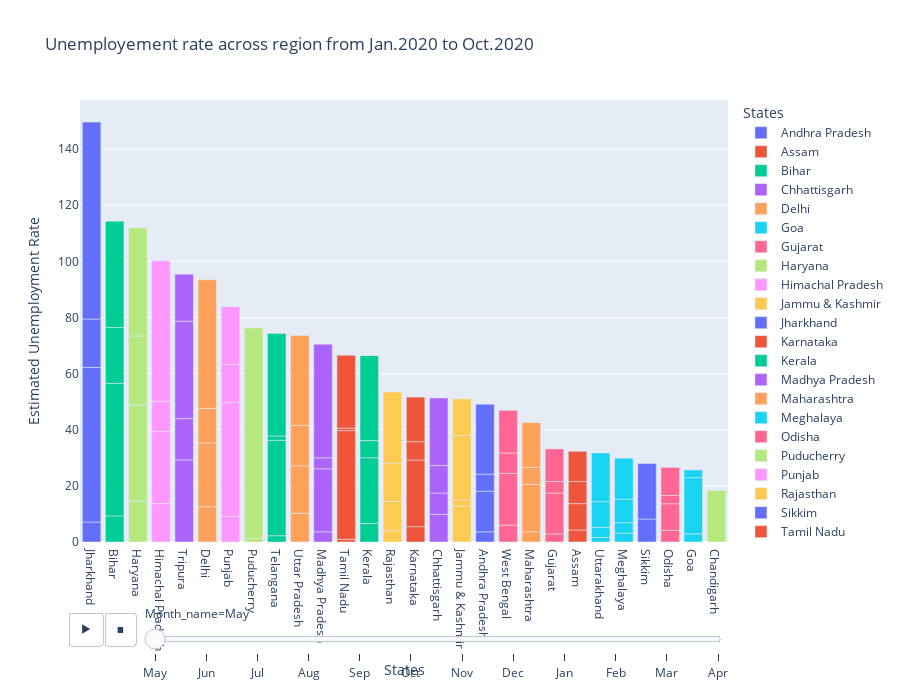

The notebook cell this image was saved under:
### Code cell
#Animated bar plot of Unemployment rate across region from Jan.2020 to oct.2020
plt.figure(figsize=(12,10))
fig = px.bar(df, x= 'States', y='Estimated Unemployment Rate',animation_frame='Month_name', color='States', title = 'Unemployement rate across region from Jan.2020 to Oct.2020',height=700,template = 'plotly')
fig.update_layout(xaxis={'categoryorder':'total descending'})
fig.layout.updatemenus[0].buttons[0].args[1]["frame"]["duration"] = 2000
fig.show()

### Figure 1 — Plotly figure (JSON) as saved in the notebook; plotly's stock layout.template omitted (floating-point values rounded to 4 significant figures)
{"data": [{"alignmentgroup": "True", "hovertemplate": "States=%{x}<br>Month_name=May<br>Estimated Unemployment Rate=%{y}<extra></extra>", "legendgroup": "Andhra Pradesh", "marker": {"color": "#636efa", "pattern": {"shape": ""}}, "name": "Andhra Pradesh", "offsetgroup": "Andhra Pradesh", "orientation": "v", "showlegend": true, "textposition": "auto", "type": "bar", "x": ["Andhra Pradesh", "Andhra Pradesh", "Andhra Pradesh", "Andhra Pradesh"], "xaxis": "x", "y": [3.65, 14.46, 6.09, 24.91], "yaxis": "y"}, {"alignmentgroup": "True", "hovertemplate": "States=%{x}<br>Month_name=May<br>Estimated Unemployment Rate=%{y}<extra></extra>", "legendgroup": "Assam", "marker": {"color": "#EF553B", "pattern": {"shape": ""}}, "name": "Assam", "offsetgroup": "Assam", "orientation": "v", "showlegend": true, "textposition": "auto", "type": "bar", "x": ["Assam", "Assam", "Assam", "Assam"], "xaxis": "x", "y": [4.29, 9.38, 7.87, 10.77], "yaxis": "y"}, {"alignmentgroup": "True", "hovertemplate": "States=%{x}<br>Month_name=May<br>Estimated Unemployment Rate=%{y}<extra></extra>", "legendgroup": "Bihar", "marker": {"color": "#00cc96", "pattern": {"shape": ""}}, "name": "Bihar", "offsetgroup": "Bihar", "orientation": "v", "showlegend": true, "textposition": "auto", "type": "bar", "x": ["Bihar", "Bihar", "Bihar", "Bihar"], "xaxis": "x", "y": [9.27, 47.26, 19.9, 37.87], "yaxis": "y"}, {"alignmentgroup": "True", "hovertemplate": "States=%{x}<br>Month_name=May<br>Estimated Unemployment Rate=%{y}<extra></extra>", "legendgroup": "Chhattisgarh", "marker": {"color": "#ab63fa", "pattern": {"shape": ""}}, "name": "Chhattisgarh", "offsetgroup": "Chhattisgarh", "orientation": "v", "showlegend": true, "textposition": "auto", "type": "bar", "x": ["Chhattisgarh", "Chhattisgarh", "Chhattisgarh", "Chhattisgarh"], "xaxis": "x", "y": [9.82, 7.64, 9.77, 24.1], "yaxis": "y"}, {"alignmentgroup": "True", "hovertemplate": "States=%{x}<br>Month_name=May<br>Estimated Unemployment Rate=%{y}<extra></extra>", "legendgroup": "Delhi", "marker": {"color": "#FFA15A", "pattern": {"shape": ""}}, "name": "Delhi", "offsetgroup": "Delhi", "orientation": "v", "showlegend": true, "textposition": "auto", "type": "bar", "x": ["Delhi", "Delhi", "Delhi", "Delhi"], "xaxis": "x", "y": [12.56, 22.76, 12.31, 45.78], "yaxis": "y"}, {"alignmentgroup": "True", "hovertemplate": "States=%{x}<br>Month_name=May<br>Estimated Unemployment Rate=%{y}<extra></extra>", "legendgroup": "Goa", "marker": {"color": "#19d3f3", "pattern": {"shape": ""}}, "name": "Goa", "offsetgroup": "Goa", "orientation": "v", "showlegend": true, "textposition": "auto", "type": "bar", "x": ["Goa", "Goa", "Goa"], "xaxis": "x", "y": [2.91, 20, 2.75], "yaxis": "y"}, {"alignmentgroup": "True", "hovertemplate": "States=%{x}<br>Month_name=May<br>Estimated Unemployment Rate=%{y}<extra></extra>", "legendgroup": "Gujarat", "marker": {"color": "#FF6692", "pattern": {"shape": ""}}, "name": "Gujarat", "offsetgroup": "Gujarat", "orientation": "v", "showlegend": true, "textposition": "auto", "type": "bar", "x": ["Gujarat", "Gujarat", "Gujarat", "Gujarat"], "xaxis": "x", "y": [2.88, 14.58, 4.09, 11.62], "yaxis": "y"}, {"alignmentgroup": "True", "hovertemplate": "States=%{x}<br>Month_name=May<br>Estimated Unemployment Rate=%{y}<extra></extra>", "legendgroup": "Haryana", "marker": {"color": "#B6E880", "pattern": {"shape": ""}}, "name": "Haryana", "offsetgroup": "Haryana", "orientation": "v", "showlegend": true, "textposition": "auto", "type": "bar", "x": ["Haryana", "Haryana", "Haryana", "Haryana"], "xaxis": "x", "y": [14.54, 34.22, 24.67, 38.46], "yaxis": "y"}, {"alignmentgroup": "True", "hovertemplate": "States=%{x}<br>Month_name=May<br>Estimated Unemployment Rate=%{y}<extra></extra>", "legendgroup": "Himachal Pradesh", "marker": {"color": "#FF97FF", "pattern": {"shape": ""}}, "name": "Himachal Pradesh", "offsetgroup": "Himachal Pradesh", "orientation": "v", "showlegend": true, "textposition": "auto", "type": "bar", "x": ["Himachal Pradesh", "Himachal Pradesh", "Himachal Pradesh", "Himachal Pradesh"], "xaxis": "x", "y": [13.68, 25.64, 10.88, 50], "yaxis": "y"}, {"alignmentgroup": "True", "hovertemplate": "States=%{x}<br>Month_name=May<br>Estimated Unemployment Rate=%{y}<extra></extra>", "legendgroup": "Jammu & Kashmir", "marker": {"color": "#FECB52", "pattern": {"shape": ""}}, "name": "Jammu & Kashmir", "offsetgroup": "Jammu & Kashmir", "orientation": "v", "showlegend": true, "textposition": "auto", "type": "bar", "x": ["Jammu & Kashmir", "Jammu & Kashmir", "Jammu & Kashmir", "Jammu & Kashmir"], "xaxis": "x", "y": [12.78, 2.22, 23.04, 12.96], "yaxis": "y"}, {"alignmentgroup": "True", "hovertemplate": "States=%{x}<br>Month_name=May<br>Estimated Unemployment Rate=%{y}<extra></extra>", "legendgroup": "Jharkhand", "marker": {"color": "#636efa", "pattern": {"shape": ""}}, "name": "Jharkhand", "offsetgroup": "Jharkhand", "orientation": "v", "showlegend": true, "textposition": "auto", "type": "bar", "x": ["Jharkhand", "Jharkhand", "Jharkhand", "Jharkhand"], "xaxis": "x", "y": [7.11, 55.1, 17.23, 70.17], "yaxis": "y"}, {"alignmentgroup": "True", "hovertemplate": "States=%{x}<br>Month_name=May<br>Estimated Unemployment Rate=%{y}<extra></extra>", "legendgroup": "Karnataka", "marker": {"color": "#EF553B", "pattern": {"shape": ""}}, "name": "Karnataka", "offsetgroup": "Karnataka", "orientation": "v", "showlegend": true, "textposition": "auto", "type": "bar", "x": ["Karnataka", "Karnataka", "Karnataka", "Karnataka"], "xaxis": "x", "y": [5.46, 23.72, 6.56, 15.88], "yaxis": "y"}, {"alignmentgroup": "True", "hovertemplate": "States=%{x}<br>Month_name=May<br>Estimated Unemployment Rate=%{y}<extra></extra>", "legendgroup": "Kerala", "marker": {"color": "#00cc96", "pattern": {"shape": ""}}, "name": "Kerala", "offsetgroup": "Kerala", "orientation": "v", "showlegend": true, "textposition": "auto", "type": "bar", "x": ["Kerala", "Kerala", "Kerala", "Kerala"], "xaxis": "x", "y": [6.63, 23.38, 6.11, 30.28], "yaxis": "y"}, {"alignmentgroup": "True", "hovertemplate": "States=%{x}<br>Month_name=May<br>Estimated Unemployment Rate=%{y}<extra></extra>", "legendgroup": "Madhya Pradesh", "marker": {"color": "#ab63fa", "pattern": {"shape": ""}}, "name": "Madhya Pradesh", "offsetgroup": "Madhya Pradesh", "orientation": "v", "showlegend": true, "textposition": "auto", "type": "bar", "x": ["Madhya Pradesh", "Madhya Pradesh", "Madhya Pradesh", "Madhya Pradesh"], "xaxis": "x", "y": [3.63, 22.46, 3.91, 40.49], "yaxis": "y"}, {"alignmentgroup": "True", "hovertemplate": "States=%{x}<br>Month_name=May<br>Estimated Unemployment Rate=%{y}<extra></extra>", "legendgroup": "Maharashtra", "marker": {"color": "#FFA15A", "pattern": {"shape": ""}}, "name": "Maharashtra", "offsetgroup": "Maharashtra", "orientation": "v", "showlegend": true, "textposition": "auto", "type": "bar", "x": ["Maharashtra", "Maharashtra", "Maharashtra", "Maharashtra"], "xaxis": "x", "y": [3.67, 16.89, 6.08, 15.92], "yaxis": "y"}, {"alignmentgroup": "True", "hovertemplate": "States=%{x}<br>Month_name=May<br>Estimated Unemployment Rate=%{y}<extra></extra>", "legendgroup": "Meghalaya", "marker": {"color": "#19d3f3", "pattern": {"shape": ""}}, "name": "Meghalaya", "offsetgroup": "Meghalaya", "orientation": "v", "showlegend": true, "textposition": "auto", "type": "bar", "x": ["Meghalaya", "Meghalaya", "Meghalaya", "Meghalaya"], "xaxis": "x", "y": [3.16, 3.73, 8.4, 14.58], "yaxis": "y"}, {"alignmentgroup": "True", "hovertemplate": "States=%{x}<br>Month_name=May<br>Estimated Unemployment Rate=%{y}<extra></extra>", "legendgroup": "Odisha", "marker": {"color": "#FF6692", "pattern": {"shape": ""}}, "name": "Odisha", "offsetgroup": "Odisha", "orientation": "v", "showlegend": true, "textposition": "auto", "type": "bar", "x": ["Odisha", "Odisha", "Odisha", "Odisha"], "xaxis": "x", "y": [4.17, 9.45, 2.95, 10], "yaxis": "y"}, {"alignmentgroup": "True", "hovertemplate": "States=%{x}<br>Month_name=May<br>Estimated Unemployment Rate=%{y}<extra></extra>", "legendgroup": "Puducherry", "marker": {"color": "#B6E880", "pattern": {"shape": ""}}, "name": "Puducherry", "offsetgroup": "Puducherry", "orientation": "v", "showlegend": true, "textposition": "auto", "type": "bar", "x": ["Puducherry", "Puducherry", "Puducherry"], "xaxis": "x", "y": [0, 1.25, 75], "yaxis": "y"}, {"alignmentgroup": "True", "hovertemplate": "States=%{x}<br>Month_name=May<br>Estimated Unemployment Rate=%{y}<extra></extra>", "legendgroup": "Punjab", "marker": {"color": "#FF97FF", "pattern": {"shape": ""}}, "name": "Punjab", "offsetgroup": "Punjab", "orientation": "v", "showlegend": true, "textposition": "auto", "type": "bar", "x": ["Punjab", "Punjab", "Punjab", "Punjab"], "xaxis": "x", "y": [9.17, 40.59, 13.49, 20.54], "yaxis": "y"}, {"alignmentgroup": "True", "hovertemplate": "States=%{x}<br>Month_name=May<br>Estimated Unemployment Rate=%{y}<extra></extra>", "legendgroup": "Rajasthan", "marker": {"color": "#FECB52", "pattern": {"shape": ""}}, "name": "Rajasthan", "offsetgroup": "Rajasthan", "orientation": "v", "showlegend": true, "textposition": "auto", "type": "bar", "x": ["Rajasthan", "Rajasthan", "Rajasthan", "Rajasthan"], "xaxis": "x", "y": [4.03, 10.45, 13.62, 25.35], "yaxis": "y"}, {"alignmentgroup": "True", "hovertemplate": "States=%{x}<br>Month_name=May<br>Estimated Unemployment Rate=%{y}<extra></extra>", "legendgroup": "Sikkim", "marker": {"color": "#636efa", "pattern": {"shape": ""}}, "name": "Sikkim", "offsetgroup": "Sikkim", "orientation": "v", "showlegend": true, "textposition": "auto", "type": "bar", "x": ["Sikkim", "Sikkim"], "xaxis": "x", "y": [8.2, 19.75], "yaxis": "y"}, {"alignmentgroup": "True", "hovertemplate": "States=%{x}<br>Month_name=May<br>Estimated Unemployment Rate=%{y}<extra></extra>", "legendgroup": "Tamil Nadu", "marker": {"color": "#EF553B", "pattern": {"shape": ""}}, "name": "Tamil Nadu", "offsetgroup": "Tamil Nadu", "orientation": "v", "showlegend": true, "textposition": "auto", "type": "bar", "x": ["Tamil Nadu", "Tamil Nadu", "Tamil Nadu", "Tamil Nadu"], "xaxis": "x", "y": [0.97, 38.73, 0.89, 25.95], "yaxis": "y"}, {"alignmentgroup": "True", "hovertemplate": "States=%{x}<br>Month_name=May<br>Estimated Unemployment Rate=%{y}<extra></extra>", "legendgroup": "Telangana", "marker": {"color": "#00cc96", "pattern": {"shape": ""}}, "name": "Telangana", "offsetgroup": "Telangana", "orientation": "v", "showlegend": true, "textposition": "auto", "type": "bar", "x": ["Telangana", "Telangana", "Telangana", "Telangana"], "xaxis": "x", "y": [2.23, 34.01, 1.52, 36.57], "yaxis": "y"}, {"alignmentgroup": "True", "hovertemplate": "States=%{x}<br>Month_name=May<br>Estimated Unemployment Rate=%{y}<extra></extra>", "legendgroup": "Tripura", "marker": {"color": "#ab63fa", "pattern": {"shape": ""}}, "name": "Tripura", "offsetgroup": "Tripura", "orientation": "v", "showlegend": true, "textposition": "auto", "type": "bar", "x": ["Tripura", "Tripura", "Tripura", "Tripura"], "xaxis": "x", "y": [29.25, 14.71, 34.69, 16.78], "yaxis": "y"}, {"alignmentgroup": "True", "hovertemplate": "States=%{x}<br>Month_name=May<br>Estimated Unemployment Rate=%{y}<extra></extra>", "legendgroup": "Uttar Pradesh", "marker": {"color": "#FFA15A", "pattern": {"shape": ""}}, "name": "Uttar Pradesh", "offsetgroup": "Uttar Pradesh", "orientation": "v", "showlegend": true, "textposition": "auto", "type": "bar", "x": ["Uttar Pradesh", "Uttar Pradesh", "Uttar Pradesh", "Uttar Pradesh"], "xaxis": "x", "y": [10.26, 16.89, 14.4, 32.06], "yaxis": "y"}, {"alignmentgroup": "True", "hovertemplate": "States=%{x}<br>Month_name=May<br>Estimated Unemployment Rate=%{y}<extra></extra>", "legendgroup": "Uttarakhand", "marker": {"color": "#19d3f3", "pattern": {"shape": ""}}, "name": "Uttarakhand", "offsetgroup": "Uttarakhand", "orientation": "v", "showlegend": true, "textposition": "auto", "type": "bar", "x": ["Uttarakhand", "Uttarakhand", "Uttarakhand", "Uttarakhand"], "xaxis": "x", "y": [1.63, 3.57, 9.17, 17.36], "yaxis": "y"}, {"alignmentgroup": "True", "hovertemplate": "States=%{x}<br>Month_name=May<br>Estimated Unemployment Rate=%{y}<extra></extra>", "legendgroup": "West Bengal", "marker": {"color": "#FF6692", "pattern": {"shape": ""}}, "name": "West Bengal", "offsetgroup": "West Bengal", "orientation": "v", "showlegend": true, "textposition": "auto", "type": "bar", "x": ["West Bengal", "West Bengal", "West Bengal", "West Bengal"], "xaxis": "x", "y": [6.02, 18.43, 7.25, 15.22], "yaxis": "y"}, {"alignmentgroup": "True", "hovertemplate": "States=%{x}<br>Month_name=May<br>Estimated Unemployment Rate=%{y}<extra></extra>", "legendgroup": "Chandigarh", "marker": {"color": "#B6E880", "pattern": {"shape": ""}}, "name": "Chandigarh", "offsetgroup": "Chandigarh", "orientation": "v", "showlegend": true, "textposition": "auto", "type": "bar", "x": ["Chandigarh"], "xaxis": "x", "y": [18.35], "yaxis": "y"}], "layout": {"barmode": "relative", "height": 700, "legend": {"title": {"text": "States"}, "tracegroupgap": 0}, "sliders": [{"active": 0, "currentvalue": {"prefix": "Month_name="}, "len": 0.9, "pad": {"b": 10, "t": 60}, "steps": [{"args": [["May"], {"frame": {"duration": 0, "redraw": true}, "fromcurrent": true, "mode": "immediate", "transition": {"duration": 0, "easing": "linear"}}], "label": "May", "method": "animate"}, {"args": [["Jun"], {"frame": {"duration": 0, "redraw": true}, "fromcurrent": true, "mode": "immediate", "transition": {"duration": 0, "easing": "linear"}}], "label": "Jun", "method": "animate"}, {"args": [["Jul"], {"frame": {"duration": 0, "redraw": true}, "fromcurrent": true, "mode": "immediate", "transition": {"duration": 0, "easing": "linear"}}], "label": "Jul", "method": "animate"}, {"args": [["Aug"], {"frame": {"duration": 0, "redraw": true}, "fromcurrent": true, "mode": "immediate", "transition": {"duration": 0, "easing": "linear"}}], "label": "Aug", "method": "animate"}, {"args": [["Sep"], {"frame": {"duration": 0, "redraw": true}, "fromcurrent": true, "mode": "immediate", "transition": {"duration": 0, "easing": "linear"}}], "label": "Sep", "method": "animate"}, {"args": [["Oct"], {"frame": {"duration": 0, "redraw": true}, "fromcurrent": true, "mode": "immediate", "transition": {"duration": 0, "easing": "linear"}}], "label": "Oct", "method": "animate"}, {"args": [["Nov"], {"frame": {"duration": 0, "redraw": true}, "fromcurrent": true, "mode": "immediate", "transition": {"duration": 0, "easing": "linear"}}], "label": "Nov", "method": "animate"}, {"args": [["Dec"], {"frame": {"duration": 0, "redraw": true}, "fromcurrent": true, "mode": "immediate", "transition": {"duration": 0, "easing": "linear"}}], "label": "Dec", "method": "animate"}, {"args": [["Jan"], {"frame": {"duration": 0, "redraw": true}, "fromcurrent": true, "mode": "immediate", "transition": {"duration": 0, "easing": "linear"}}], "label": "Jan", "method": "animate"}, {"args": [["Feb"], {"frame": {"duration": 0, "redraw": true}, "fromcurrent": true, "mode": "immediate", "transition": {"duration": 0, "easing": "linear"}}], "label": "Feb", "method": "animate"}, {"args": [["Mar"], {"frame": {"duration": 0, "redraw": true}, "fromcurrent": true, "mode": "immediate", "transition": {"duration": 0, "easing": "linear"}}], "label": "Mar", "method": "animate"}, {"args": [["Apr"], {"frame": {"duration": 0, "redraw": true}, "fromcurrent": true, "mode": "immediate", "transition": {"duration": 0, "easing": "linear"}}], "label": "Apr", "method": "animate"}], "x": 0.1, "xanchor": "left", "y": 0, "yanchor": "top"}], "title": {"text": "Unemployement rate across region from Jan.2020 to Oct.2020"}, "updatemenus": [{"buttons": [{"args": [null, {"frame": {"duration": 2000, "redraw": true}, "fromcurrent": true, "mode": "immediate", "transition": {"duration": 500, "easing": "linear"}}], "label": "&#9654;", "method": "animate"}, {"args": [[null], {"frame": {"duration": 0, "redraw": true}, "fromcurrent": true, "mode": "immediate", "transition": {"duration": 0, "easing": "linear"}}], "label": "&#9724;", "method": "animate"}], "direction": "left", "pad": {"r": 10, "t": 70}, "showactive": false, "type": "buttons", "x": 0.1, "xanchor": "right", "y": 0, "yanchor": "top"}], "xaxis": {"anchor": "y", "categoryarray": ["Andhra Pradesh", "Assam", "Bihar", "Chhattisgarh", "Delhi", "Goa", "Gujarat", "Haryana", "Himachal Pradesh", "Jammu & Kashmir", "Jharkhand", "Karnataka", "Kerala", "Madhya Pradesh", "Maharashtra", "Meghalaya", "Odisha", "Puducherry", "Punjab", "Rajasthan", "Sikkim", "Tamil Nadu", "Telangana", "Tripura", "Uttar Pradesh", "Uttarakhand", "West Bengal", "Chandigarh"], "categoryorder": "total descending", "domain": [0, 1], "title": {"text": "States"}}, "yaxis": {"anchor": "x", "domain": [0, 1], "title": {"text": "Estimated Unemployment Rate"}}}}
